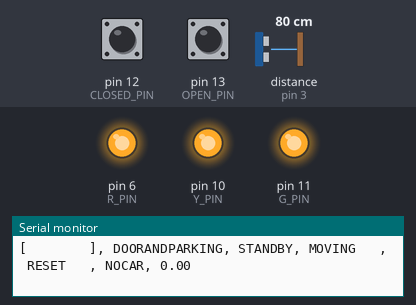
This sketch was run on a simulated Arduino Uno, built with avr-gcc and run on an emulated ATmega328P. Parts: output pins drawn as LEDs (lit = HIGH), the last lines printed to the serial monitor. Dashed ring = blinking. Inputs (shaded band) come from the test bench; at power-on: pin 12 (CLOSED_PIN) HIGH, pin 13 (OPEN_PIN) HIGH, distance to the obstacle (sensor on pin 3) 80 cm. The echo pulse lasts 58.3 µs per cm; pins used as bus, display or sensor lines are not drawn.

Above: at 1.2 s.
1.3 s: pin 12 (CLOSED_PIN) pulled LOW for 1.6 s
At 1.8 s:
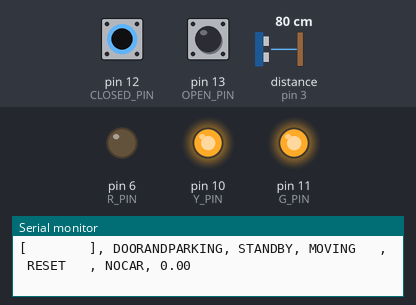
7.1 s: pin 13 (OPEN_PIN) pulled LOW for 1.6 s
At 8.1 s:
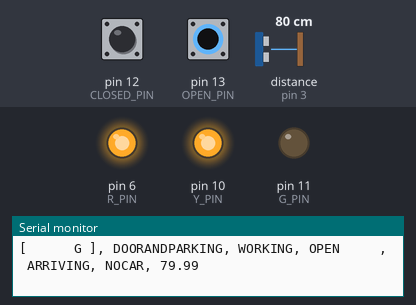
10.2 s: distance to the obstacle (sensor on pin 3) set to 2 cm
12.7 s: distance to the obstacle (sensor on pin 3) set to 9 cm
15.3 s: pin 12 (CLOSED_PIN) pulled LOW for 1.6 s
At 18.2 s:
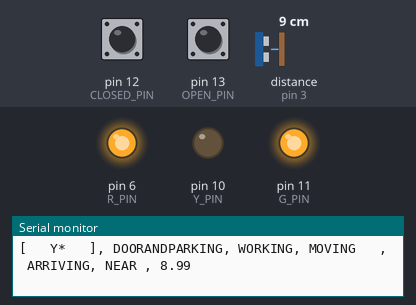
18.8 s: pin 12 (CLOSED_PIN) pulled LOW for 3.2 s
At 23.8 s:
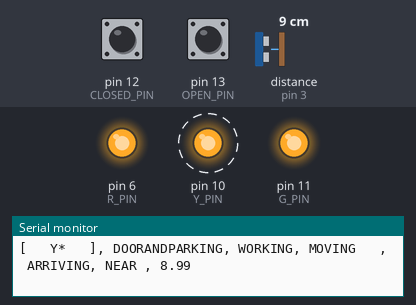
Timing chart, 0 to 24.5 s (numbered marks = the images above; inputs shaded):
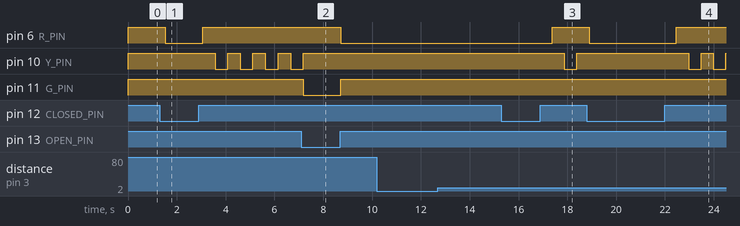

Measured:
- after the input at 1.3 s, pin 6 (R_PIN): HIGH → LOW after 0.22 s, → HIGH 1.5 s later; pin 10 (Y_PIN): alternates HIGH for 0.51 s and LOW for 0.51 s, starting after 2.3 s
- after the input at 7.1 s, pin 6 (R_PIN): HIGH → LOW after 1.6 s; pin 10 (Y_PIN): goes on until 7.2 s, then stays HIGH; pin 11 (G_PIN): HIGH → LOW after 0.07 s, → HIGH 1.5 s later
- after the input at 15.3 s, pin 6 (R_PIN): LOW → HIGH after 2.1 s; pin 10 (Y_PIN): HIGH → LOW after 2.6 s, → HIGH 0.51 s later
- after the input at 18.8 s, pin 6 (R_PIN): HIGH → LOW after 0.10 s, → HIGH 3.6 s later

The sketch:

GarageDoorTrafficLight.ino
```cpp
#include "Mode.h"
#include "DoorState.h"
#include "ParkingState.h"
#include "CarState.h"
#include "RunState.h"
#include "Pattern.h"

// Settings
const int _nocarDistance = 450; // Centimeters.  About 15 feet
const int _nearDistance = 60; // About 2 feet
const int _stopDistance = 4; // About 2 inches

const int cycleModeTiming[3] = {14200, 4200, 11200}; // G, Y, R
const int cycleModeMaxCycles = 3; // x GYR cycles then go into standby.

const int flashRedMaxCycles = 600;
const int flashYellowMaxCycles = 600;

Mode mode = DOORANDPARKING;

const float _updateInterval = 500.0; //
const float _standbyInterval = 1500.0;

const float flashRate = 1000.0;

const float standbyTimeout = 60000.0; // Turn off after no changes.

// Pin setup
// Lamp pins
const int R_PIN = 6;
const int Y_PIN = 10;
const int G_PIN = 11;

// Door switch pins
const int CLOSED_PIN = 12;
const int OPEN_PIN = 13;

// Parking sensor pins
const int PARK_TRIG_PIN = 2;
const int PARK_ECHO_PIN = 3;

// Mode select pin
// When this pin goes LOW, it triggers the mode selection function.
// Only certain pins allow for interrupts.  Check your specific device.
const int MODE_SELECT_PIN = 1;

/////////////////////////////////////////////////////////////////////////////////////////////////
//
//  Do not edit below this line
//
/////////////////////////////////////////////////////////////////////////////////////////////////


/////////////////////////////////////////////////////////////////////////////////////////////////
//
//  Bench testing variables
//
/////////////////////////////////////////////////////////////////////////////////////////////////
String lastInput = "";

/////////////////////////////////////////////////////////////////////////////////////////////////
//
//  Traffic light display and effects
//
/////////////////////////////////////////////////////////////////////////////////////////////////
const int flashPeriodLength = floor(flashRate / _updateInterval);

// Clock for managing Patterns
int effectCounter = 0;

// Maintain the state of Cycle mode.
int cycleState = 0;
int cycleCycle = 0;

// Maintain the state of FlashRed mode.
int flashRedCycle = 0;

// Maintain the state of FlashYellow mode.
int flashYellowCycle = 0;

// Stores the on or off state of each color.
bool R = false;
bool Y = false;
bool G = false;

// Stores whether each color is solid on or flashing.
Pattern R_pattern = SOLID;
Pattern Y_pattern = SOLID;
Pattern G_pattern = SOLID;

float standbyTimeoutRemaining;

/////////////////////////////////////////////////////////////////////////////////////////////////
//
//  Door and Parking Status
//
/////////////////////////////////////////////////////////////////////////////////////////////////
// State tracking
RunState runstate = STANDBY;
CarState carstate = RESET;

DoorState current_door_state = NULL;
DoorState from_door_state = NULL;
DoorState next_door_state = NULL;
DoorState last_tick_door_state = NULL;

ParkingState current_parking_state = NULL;
ParkingState from_parking_state = NULL;
ParkingState next_parking_state = NULL;
ParkingState last_tick_parking_state = NULL;

float parkingDistance = NULL;

/////////////////////////////////////////////////////////////////////////////////////////////////
//
//  Helper functions
//
/////////////////////////////////////////////////////////////////////////////////////////////////

// Set the colors and flash or solid.
void SetLight(bool new_R, bool new_Y, bool new_G, Pattern new_R_pattern, Pattern new_Y_pattern, Pattern new_G_pattern){
  R = new_R;
  Y = new_Y;
  G = new_G;
  R_pattern = new_R_pattern;
  Y_pattern = new_Y_pattern;
  G_pattern = new_G_pattern;
}

// Real world state from sensors.  This is implemented with serial input while on the bench and without real sensors.
DoorState GetDoorState(){
  // read pin for open
  // read pin for closed
  // decide what the state is and return it.
  bool doorOpen = digitalRead(OPEN_PIN) == LOW;
  bool doorClosed = digitalRead(CLOSED_PIN) == LOW;

  if(doorOpen && !doorClosed){
    return OPEN;
  }
  if(!doorOpen && doorClosed){
    return CLOSED;
  }
  if(!doorOpen && !doorClosed){
    return MOVING;
  }
}

float getParkingDistance(){
  digitalWrite(PARK_TRIG_PIN, LOW);
  delayMicroseconds(2);
  digitalWrite(PARK_TRIG_PIN, HIGH);
  delayMicroseconds(10);
  digitalWrite(PARK_TRIG_PIN, LOW);

  float duration = pulseIn(PARK_ECHO_PIN, HIGH);
  parkingDistance = (duration*.0343)/2;

  return parkingDistance;
}

// Real world state from sensors.  This is implemented with serial input while on the bench and without real sensors.
ParkingState GetParkingState(){
  float distance = getParkingDistance();

  if(distance >= _nearDistance){
    return NOCAR;
  }
  if(distance >= _stopDistance && distance < _nearDistance){
    return NEAR;
  }
  if(distance < _stopDistance){
    return STOP;
  }
}

// Sets the last state and next state for the door.
void UpdateDoorState(){
  last_tick_door_state = current_door_state;
  current_door_state = GetDoorState();
  if(current_door_state == next_door_state){ // i.e., not OPEN or CLOSED.
    // reverse the states:
    next_door_state = from_door_state;
    from_door_state = current_door_state;
  }
}

void UpdateParkingState(){
  last_tick_parking_state = current_parking_state;
  from_parking_state = current_parking_state;
  current_parking_state = GetParkingState();
  if(carstate == RESET){
    if(current_parking_state == NOCAR){
      carstate = ARRIVING;
    }
    else {
      carstate = LEAVING;
    }
  }
}

// Determine what the light should be doing based on flash or solid patterns and set the output pin levels.
void ShowLight(){
  int flasher = floor(effectCounter / (flashPeriodLength / 2));

  bool this_R = R && (R_pattern == SOLID || (R_pattern == FLASH && flasher == 0));
  bool this_Y = Y && (Y_pattern == SOLID || (Y_pattern == FLASH && flasher == 0));
  bool this_G = G && (G_pattern == SOLID || (G_pattern == FLASH && flasher == 0));


//  Serial.println(" _ ");
//  Serial.println(String("|\e[31m") + String(this_R ? "R" : " ") + String("\e[0m|"));
//  Serial.println(String("|\e[33m") + String(this_Y ? "Y" : " ") + String("\e[0m|"));
//  Serial.println(String("|\e[32m") + String(this_G ? "G" : " ") + String("\e[0m|"));
//  Serial.println(" ¯ ");
//  Serial.println("current_door_state: " + String(current_door_state));
//  Serial.println("from_door_state: " + String(from_door_state));
//  Serial.println("next_door_state: " + String(next_door_state));

  digitalWrite(R_PIN, this_R ? LOW : HIGH);
  digitalWrite(Y_PIN, this_Y ? LOW : HIGH);
  digitalWrite(G_PIN, this_G ? LOW : HIGH);


}


// Door and Parking mode only
void ProcessDoorAndParking(){
//  "Leaving"
//  C,S -> SR -- Same
  if(carstate == LEAVING){
  if(current_door_state == CLOSED){
    SetLight(true, false, false, SOLID, SOLID, SOLID);
  }

//  M,S -> SR -- Same
  if(current_door_state == MOVING && from_door_state == CLOSED){
    SetLight(true, false, false, SOLID, SOLID, SOLID);
  }
//  O,S -> SG -- need to know if the car was present at door activation time.
  if(current_door_state == OPEN){
    SetLight(false, false, true, SOLID, SOLID, SOLID);
  }
//  O,N -> SG -- need to know if the car was present at door activation time.
//  O,X -> SG -- Same
//  M,X -> SY -- need to know if the car was present at door activation time.
  if(current_door_state == MOVING && from_door_state == OPEN && current_parking_state == NOCAR){
    SetLight(true, false, false, SOLID, SOLID, SOLID);
  }
  if(current_door_state == MOVING && from_door_state == OPEN && (current_parking_state == NEAR || current_parking_state == STOP)){ // Door is moving as if about to leave, but car is still near.  Flash to get attention.
    SetLight(true, false, false, FLASH, SOLID, SOLID);
  }
//  C,X -> SR
//  STANDBY -> OFF
  }
//
//
//  "Arriving"
  if(carstate == ARRIVING){


//  C,X
//  M,X -> FY
    if(current_door_state == MOVING && from_door_state == CLOSED){
      SetLight(false, true, false, SOLID, FLASH, SOLID);
    }
//  O,X -> SG
    if(current_door_state == OPEN && current_parking_state == NOCAR){
      SetLight(false, false, true, SOLID, SOLID, SOLID);
    }
//  O,N -> SY -- need to know if the car was present at door activation time.
    if(current_door_state == OPEN && current_parking_state == NEAR){
      SetLight(false, true, false, SOLID, SOLID, SOLID);
    }
//  O,S -> SR -- need to know if the car was present at door activation time.
    if(current_door_state == OPEN && current_parking_state == STOP){
      SetLight(true, false, false, SOLID, SOLID, SOLID);
    }
//    "Get out of car and close garage"
//  M,N or M,S -> SR
    if(current_door_state == MOVING && from_door_state == OPEN){
      SetLight(true, false, false, SOLID, SOLID, SOLID);
    }
//  C,N or C,S -> SR
    if(current_door_state == CLOSED && from_door_state == CLOSED){
      SetLight(true, false, false, SOLID, SOLID, SOLID);
    }
  }
//  STANDBY
}

// Door mode only
void ProcessDoor(){
  if(current_door_state == MOVING && from_door_state == CLOSED){
    SetLight(false, true, false, SOLID, FLASH, SOLID);
  }
  if(current_door_state == MOVING && from_door_state == OPEN){
    SetLight(false, true, false, SOLID, SOLID, SOLID);
  }
  if(current_door_state == OPEN){
    SetLight(false, false, true, SOLID, SOLID, SOLID);
  }
  if(current_door_state == CLOSED){
    SetLight(true, false, false, SOLID, SOLID, SOLID);
  }
}

void ProcessCycle(){
  switch(cycleState){
    case 0:
      SetLight(false, false, true, SOLID, SOLID, SOLID);
      break;
    case 1:
      SetLight(false, true, false, SOLID, SOLID, SOLID);
      break;
    case 2:
      SetLight(true, false, false, SOLID, SOLID, SOLID);
      cycleCycle++;
      break;
  }
  ShowLight();
  delay(cycleModeTiming[cycleState]);
  cycleState = (cycleState + 1) % 3;
  if(cycleCycle >= cycleModeMaxCycles){
    EnterStandby();
  }
}

void ProcessFlashRed(){
  SetLight(true, false, false, FLASH, SOLID, SOLID);
  ShowLight();
  flashRedCycle++;
  delay(_updateInterval);
  if(flashRedCycle >= flashRedMaxCycles){
    EnterStandby();
  }
}

void ProcessFlashYellow(){
  SetLight(false, true, false, SOLID, FLASH, SOLID);
  ShowLight();
  flashYellowCycle++;
  delay(_updateInterval);
  if(flashYellowCycle >= flashYellowMaxCycles){
    EnterStandby();
  }
}

void EnterStandby(){
  runstate = STANDBY;
  carstate = RESET;//NULL; // set "from" parking state to NULL.  or set carstate to NULL.
  cycleCycle = 0;
  flashRedCycle = 0;
  flashYellowCycle = 0;
  SetLight(false, false, false, SOLID, SOLID, SOLID); //  turn all lights off.
  ShowLight(); // Write to output pins.
}

void EnterWorking(){
  runstate = WORKING;
}

void ModeSelectInterrupt(){
  EnterWorking();
}

bool CheckForModeSelect(){
  if(digitalRead(MODE_SELECT_PIN) == LOW){
    mode = (mode + 1) % 7;
    int thisMode = mode + 1;
    SetLight((thisMode & 100) >> 2, (thisMode & 10) >> 1, thisMode & 1, SOLID, SOLID, SOLID);
    ShowLight();
    delay(1000);
    return true;
  }
  SetLight(false, false, false, SOLID, SOLID, SOLID);
  return false;
}

String getLampStateString(){
  return String("\[") + (R == true ? String("R") : String(" ")) + (R_pattern == SOLID ? String(" ") : String("*")) + " " + (Y == true ? String("Y") : String(" ")) + (Y_pattern == SOLID ? String(" ") : String("*")) + " " + (G == true ? String("G") : String(" ")) + (G_pattern == SOLID ? String(" ") : String("*")) + String("\]");
}

String getModeStateString(){
  switch(mode){
    case OFF:
      return "OFF           ";
      break;
    case DOORANDPARKING:
      return "DOORANDPARKING";
      break;
    case DOOR:
      return "DOOR          ";
      break;
    case PARKING:
      return "PARKING       ";
      break;
    case CYCLE:
      return "CYCLE         ";
      break;
    case FLASHRED:
      return "FLASHRED      ";
      break;
    case FLASHYELLOW:
      return "FLASHYELLOW   ";
      break;
  }
}

String getRunStateString(){
  switch(runstate){
    case WORKING:
      return "WORKING";
      break;
    case STANDBY:
      return "STANDBY";
      break;
  }
}

String getDoorStateString(){
  switch(current_door_state){
    case CLOSED:
      return "CLOSED   ";
      break;
    case MOVING:
      return "MOVING   ";
      break;
    case OPEN:
      return "OPEN     ";
      break;
  }
}

String getCarStateString(){
  switch(carstate){
    case RESET:
      return "RESET   ";
      break;
    case ARRIVING:
      return "ARRIVING";
      break;
    case LEAVING:
      return "LEAVING ";
      break;
  }
}

String getParkingStateString(){
  switch(current_parking_state){
    case NOCAR:
      return "NOCAR";
      break;
    case NEAR:
      return "NEAR ";
      break;
    case STOP:
      return "STOP ";
      break;
  }
}

/////////////////////////////////////////////////////////////////////////////////////////////////
//
//  Initial conditions
//
/////////////////////////////////////////////////////////////////////////////////////////////////
void setup() {
  runstate = STANDBY;

  pinMode(R_PIN, OUTPUT);
  pinMode(Y_PIN, OUTPUT);
  pinMode(G_PIN, OUTPUT);

  pinMode(CLOSED_PIN, INPUT_PULLUP);
  pinMode(OPEN_PIN, INPUT_PULLUP);

  pinMode(PARK_TRIG_PIN, OUTPUT);
  pinMode(PARK_ECHO_PIN, INPUT);

  pinMode(MODE_SELECT_PIN, INPUT_PULLUP);
  attachInterrupt(digitalPinToInterrupt(MODE_SELECT_PIN), ModeSelectInterrupt, LOW);


  digitalWrite(R_PIN, HIGH);
  digitalWrite(Y_PIN, HIGH);
  digitalWrite(G_PIN, HIGH);

  digitalWrite(PARK_TRIG_PIN, LOW);

  Serial.begin(9600);
  Serial.setTimeout(0);

  current_door_state = GetDoorState();
  from_door_state = GetDoorState();
  if(current_door_state == OPEN){
    next_door_state = CLOSED;
  }
  if(current_door_state == CLOSED){
    next_door_state = OPEN;
  }
  if(current_door_state == MOVING){
    from_door_state = OPEN;
    next_door_state = CLOSED;
  }

  standbyTimeoutRemaining = standbyTimeout;
}


/////////////////////////////////////////////////////////////////////////////////////////////////
//
//  Iterate
//
/////////////////////////////////////////////////////////////////////////////////////////////////
void loop() {
  Serial.println(getLampStateString() + ", " + getModeStateString() + ", " + getRunStateString() + ", " + getDoorStateString() + ", " + getCarStateString() + ", " + getParkingStateString() + ", " + parkingDistance);
  if(!CheckForModeSelect()){

  UpdateDoorState();
  if(current_door_state != last_tick_door_state){ // This expression should be checking if the door state has changed.
    runstate = WORKING;
  }

  if(runstate == WORKING){
    if(mode == CYCLE){
      ProcessCycle();
    }

    if(mode == FLASHRED){
      ProcessFlashRed();
      effectCounter = (effectCounter + 1) % flashPeriodLength;
    }

    if(mode == FLASHYELLOW){
      ProcessFlashYellow();
      effectCounter = (effectCounter + 1) % flashPeriodLength;
    }

    if(mode == PARKING){
      // Not implemented.
      delay(_standbyInterval);
    }

    if(mode == DOOR){
      ProcessDoor();
      ShowLight(); //
      effectCounter = (effectCounter + 1) % flashPeriodLength;
      if(last_tick_door_state == current_door_state && standbyTimeoutRemaining > 0.0){
        standbyTimeoutRemaining -= _updateInterval;
      }
      else {
        standbyTimeoutRemaining = standbyTimeout; // Reset the standby timeout.
      }
      delay(_updateInterval);
    }

    if(mode == DOORANDPARKING){
      UpdateParkingState();
      ProcessDoorAndParking();
      ShowLight(); //
      effectCounter = (effectCounter + 1) % flashPeriodLength;
      if(last_tick_door_state == current_door_state && last_tick_parking_state == current_parking_state && standbyTimeoutRemaining > 0.0){
        standbyTimeoutRemaining -= _updateInterval;
      }
      else {
        standbyTimeoutRemaining = standbyTimeout; // Reset the standby timeout.
      }
      delay(_updateInterval);
    }

    if(mode == OFF){
      EnterStandby();
      delay(_standbyInterval);
    }

    if(standbyTimeoutRemaining <= 0.0){
      EnterStandby();
    }

  }

  if(runstate == STANDBY){
    delay(_standbyInterval);
  }
  }
}
```

CarState.h
```cpp
enum CarState {
  RESET,
  ARRIVING,
  LEAVING
};
```

DoorState.h
```cpp
enum DoorState {
  CLOSED,
  MOVING,
  OPEN
};
```

Mode.h
```cpp
enum Mode {
  OFF, // No light.
  DOORANDPARKING,
  DOOR,
  PARKING, // I think this should not be an option.  Otherwise sensor would be on all the time.
  CYCLE, // Like eating at your favorite restaurant.
  FLASHRED,
  FLASHYELLOW
};
```

ParkingState.h
```cpp
enum ParkingState {
  NOCAR,
  NEAR,
  STOP
};
```

Pattern.h
```cpp
enum Pattern{
  SOLID,
  FLASH
};
```

RunState.h
```cpp
enum RunState {
  WORKING,
  STANDBY
};
```
